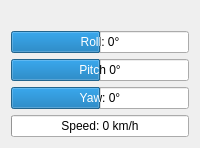
       <widget class="QWidget" name="orientationTab">
        <attribute name="icon">
         <iconset resource="resources.qrc">
          <normaloff>:/models/Icons/Orthogonal View-96.png</normaloff>:/models/Icons/Orthogonal View-96.png</iconset>
        </attribute>
        <attribute name="title">
         <string/>
        </attribute>
        <attribute name="toolTip">
         <string>Orientation</string>
        </attribute>
        <layout class="QVBoxLayout" name="verticalLayout_15">
         <item>
          <layout class="QVBoxLayout" name="orientationLayout">
           <item>
            <spacer name="orientationSpacer">
             <property name="orientation">
              <enum>Qt::Horizontal</enum>
             </property>
             <property name="sizeHint" stdset="0">
              <size>
               <width>40</width>
               <height>20</height>
              </size>
             </property>
            </spacer>
           </item>
           <item>
            <widget class="QProgressBar" name="rollBar">
             <property name="minimum">
              <number>-180</number>
             </property>
             <property name="maximum">
              <number>180</number>
             </property>
             <property name="value">
              <number>0</number>
             </property>
             <property name="format">
              <string>Roll: %v°</string>
             </property>
            </widget>
           </item>
           <item>
            <widget class="QProgressBar" name="pitchBar">
             <property name="minimum">
              <number>-180</number>
             </property>
             <property name="maximum">
              <number>180</number>
             </property>
             <property name="value">
              <number>0</number>
             </property>
             <property name="format">
              <string>Pitch %v°</string>
             </property>
            </widget>
           </item>
           <item>
            <widget class="QProgressBar" name="yawBar">
             <property name="minimum">
              <number>-180</number>
             </property>
             <property name="maximum">
              <number>180</number>
             </property>
             <property name="value">
              <number>0</number>
             </property>
             <property name="format">
              <string>Yaw: %v°</string>
             </property>
            </widget>
           </item>
           <item>
            <widget class="QProgressBar" name="speedBar">
             <property name="maximum">
              <number>120</number>
             </property>
             <property name="value">
              <number>0</number>
             </property>
             <property name="format">
              <string>Speed: %v km/h</string>
             </property>
            </widget>
           </item>
          </layout>
         </item>
        </layout>
       </widget>
